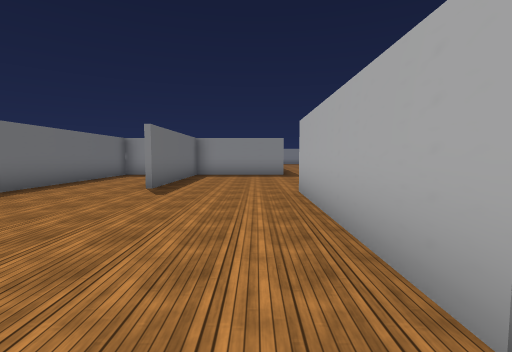
View 1 (above)

24 first-person views from a walk through a scene from a Unity 3-D project. The camera is 1.5 m above the floor, tilts 4° down and sees 85° across. The floor is counted in squares, 2 m on a side. Each view is taken from the middle of a square. On the plan, view 1 faces up. The plan holds only what a view shows up to about 10 squares ahead; the rest is blank. The place goes on beyond the plan. The player is left out. Some animated figures are left out. Some surface patterns are stand-ins.

View 2
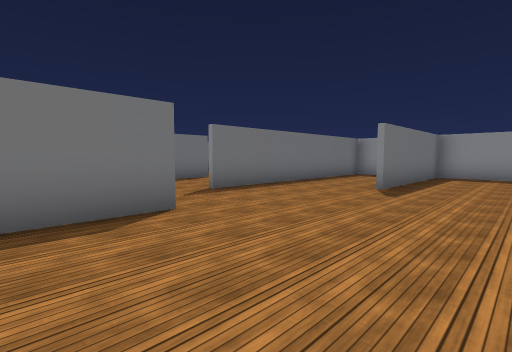

View 3
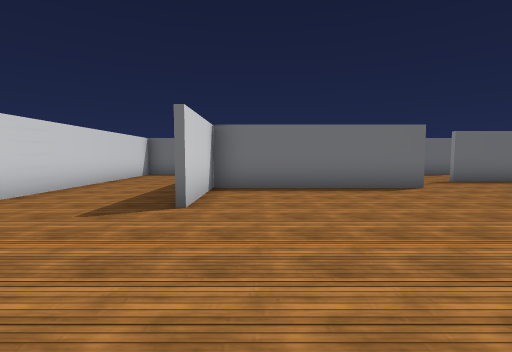

View 4
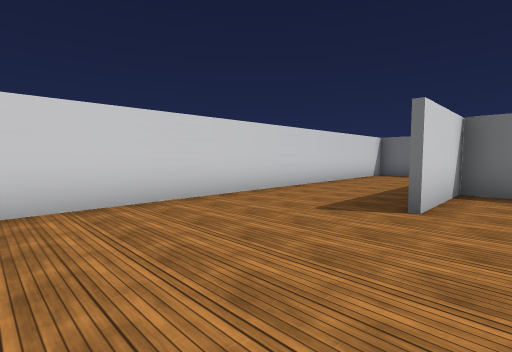

View 5
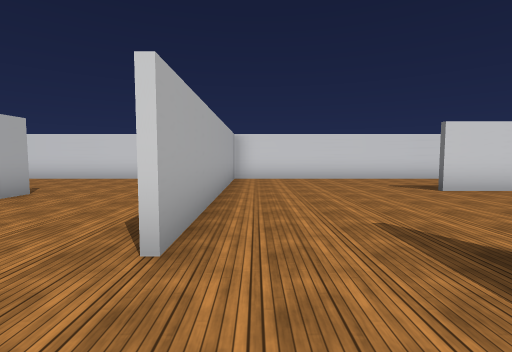

View 6
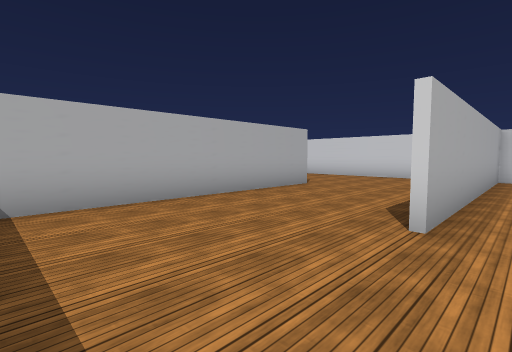

View 7
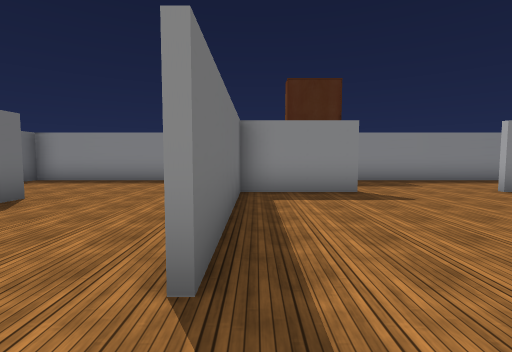

View 8
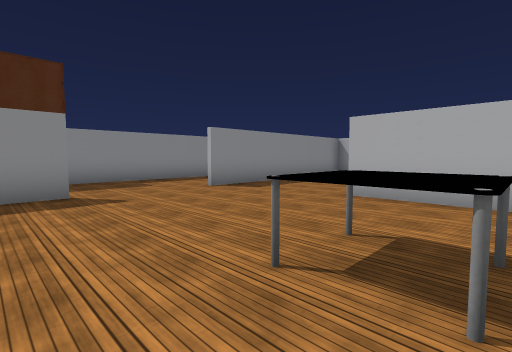

View 9
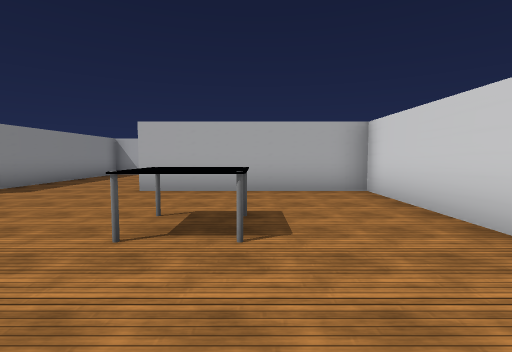

View 10
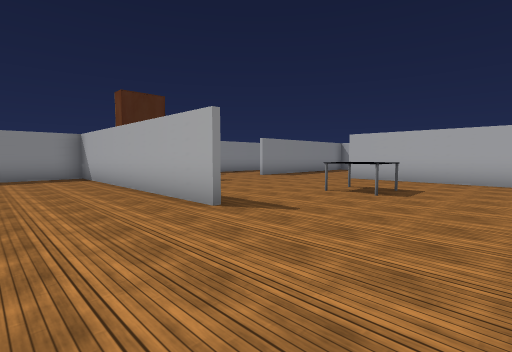

View 11
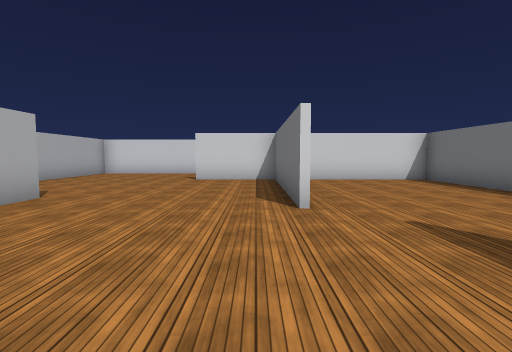

View 12
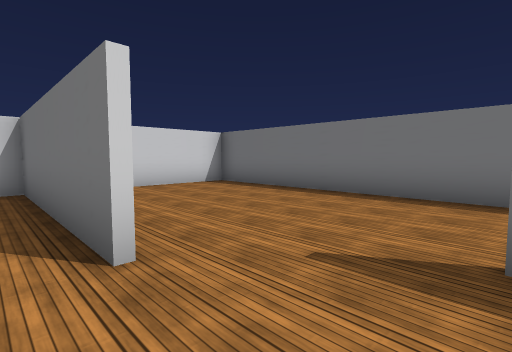

View 13
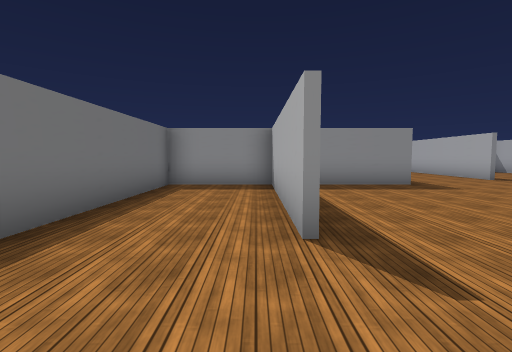

View 14
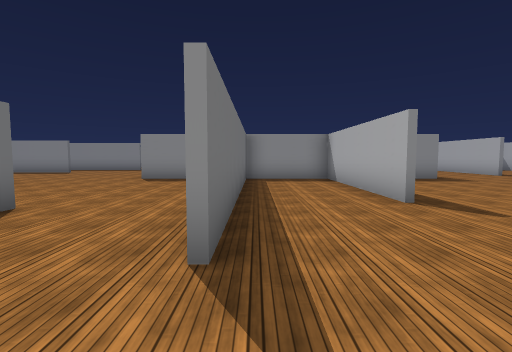

View 15
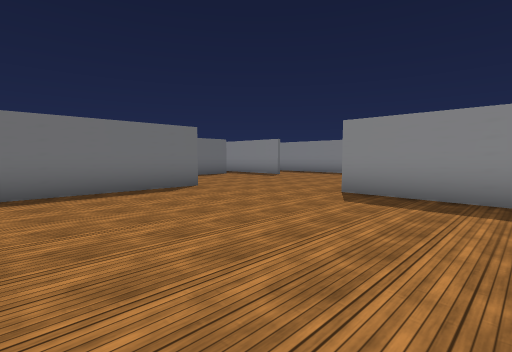

View 16
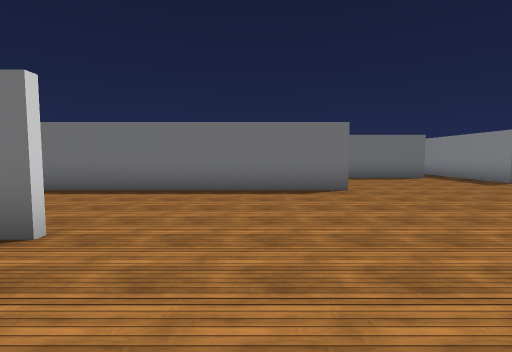

View 17
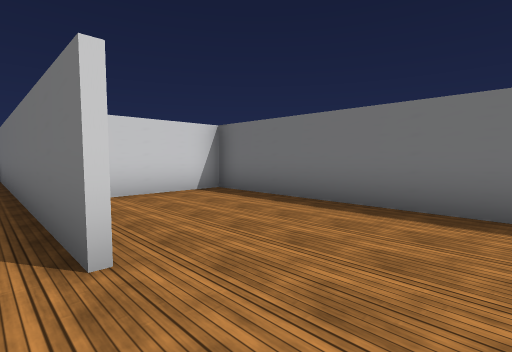

View 18
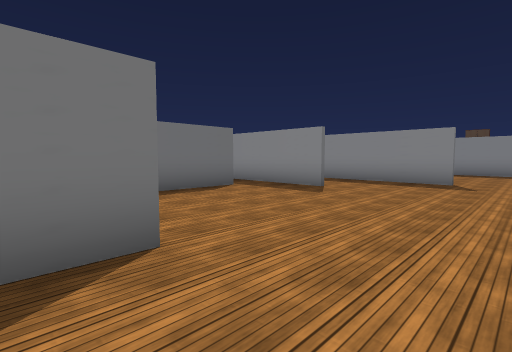

View 19
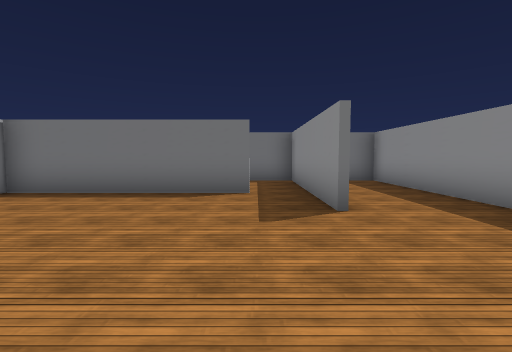

View 20
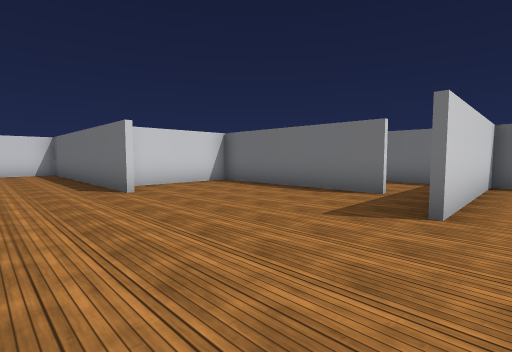

View 21
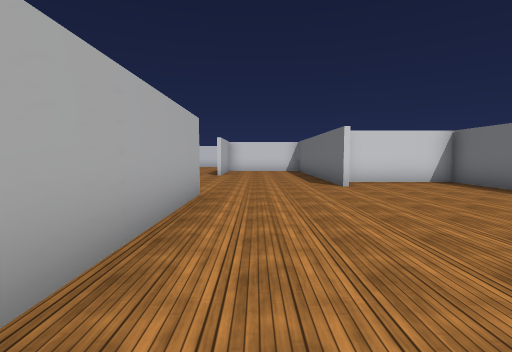

View 22
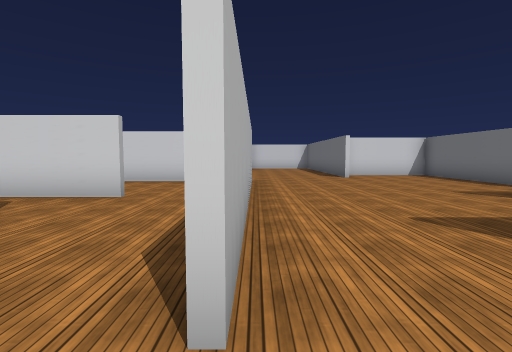

View 23
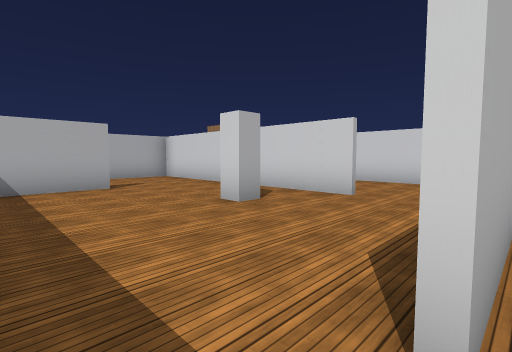

View 24
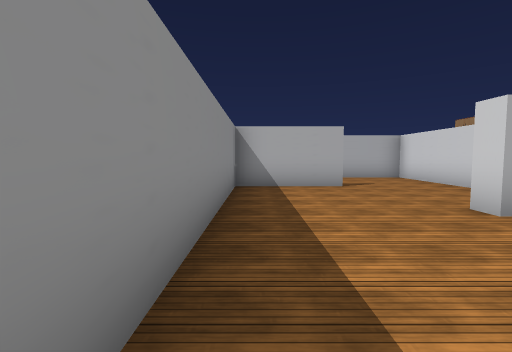

### Floor plan
Points are (right, up) in squares from view 1. A wall is a line through its corners. A room is listed if a view was taken in it or the views show most of it. See-through windows are left out.
Room 1 (views 1, 2, 3, 4, 11, 12, 13, 14)
walls: (-3.6, 2) (-3.6, -3); (0.9, 0.9) (0.9, 5.9); (-2.6, 6.4) (-2.6, 11.5); (-7.1, -6.4) (3.7, -6.4) (3.7, 1); (-8.5, 6) (-8.5, -3) (-1, -3); (-2, 11.4) (-5.3, 11.4) (-5.3, 3.9)
ways out: opening at (2.5, 0.5) to room 2; opening at (-6.5, 4.5) to room 3; opening at (-0.5, 6)
Room 2 (views 5, 6, 7, 8, 9, 10)
walls: (10.2, 1.9) (7.7, 1.9) (7.7, -2.6); (7.5, -2.6) (7.5, 4.8) (1.1, 4.8) (1.1, 4.2); (3.9, 1) (3.9, 0.4); (5.9, -6.4) (14.1, -6.4) (14.1, -1.4); (16.5, 1.9) (13.2, 1.9); (15.8, 4.8) (10.6, 4.8)
ways out: opening at (2.5, 0.5) to room 1
objects: other object (9, 5) to (10, 6); table (11, -4) to (11, -3)
Room 3 (views 15, 16, 17, 18)
walls: (-12.2, 10.1) (-12.2, 2.5) (-9.6, 2.5); (-6.1, 11.4) (-8.9, 11.4)
ways out: opening at (-6.5, 4.5) to room 1; opening at (-10.5, 10.5) to room 4
Room 4 (views 19, 20, 21)
walls: (-13.8, 15.1) (-15.5, 15.1); (-15.7, 13.9) (-15.7, 8.8) (-12.8, 8.8); (-11.4, 17.7) (-18.7, 17.7) (-18.7, 15.3) (-13.8, 15.3); (-8.9, 11.4) (-8.9, 19)
ways out: opening at (-10.5, 10.5) to room 3; opening at (-16, 14); opening at (-10.5, 18)
Room 5 (views 22, 23, 24)
walls: (-6.6, 14.9) (-4, 14.9); (-2, 17.8) (-2, 20.5) (-8.5, 20.5)
ways out: opening at (-9, 19.5); opening at (-7.5, 15); opening at (-2, 16.5)
objects: pillar (-5, 17)

Positions as (right, up) in squares from view 1, and headings:
1: (0, 0), facing up
2: (0, 0), facing up-left
3: (3, -2), facing left
4: (3, -2), facing down-left
5: (3, 3), facing down
6: (3, 4), facing down-right
7: (8, -4), facing up
8: (9, -4), facing up-right
9: (8, -4), facing right
10: (5, -6), facing up-right
11: (-3, 6), facing down
12: (-3, 4), facing down-left
13: (-3, 4), facing up
14: (-5, 2), facing up
15: (-6, 6), facing up-left
16: (-6, 8), facing left
17: (-8, 8), facing down-left
18: (-10, 9), facing up-left
19: (-10, 14), facing left
20: (-10, 16), facing down-left
21: (-10, 17), facing down
22: (-9, 20), facing down
23: (-9, 20), facing down-right
24: (-9, 20), facing right
